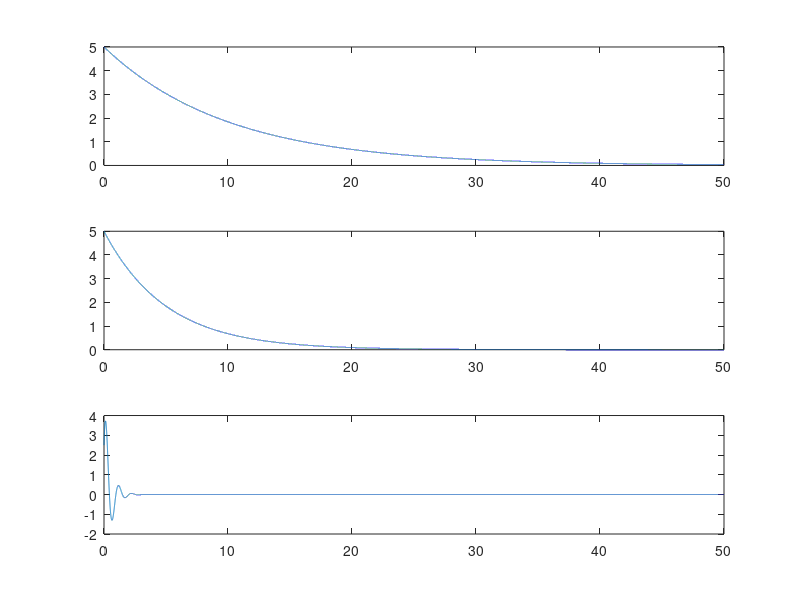

MATLAB code for this plot:
clc;
clear all;

t = 0:0.001:50;
x = 5*exp(-0.1*t);
y = 5*exp(-0.2*t);
z = 5*exp(-2*t).*cos(6*t - pi/3 );

subplot(3,1,1); plot(t,x);
subplot(3,1,2); plot(t,y);
subplot(3,1,3); plot(t,z);